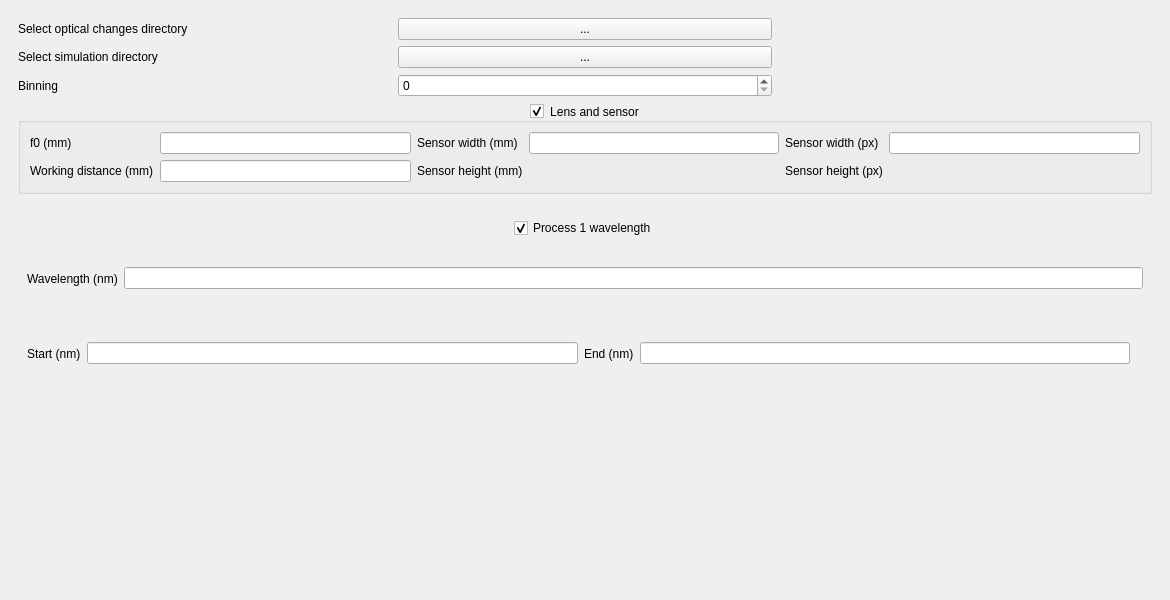
<?xml version="1.0" encoding="UTF-8"?>
<ui version="4.0">
 <class>MainWindow</class>
 <widget class="QMainWindow" name="MainWindow">
  <property name="geometry">
   <rect>
    <x>0</x>
    <y>0</y>
    <width>1170</width>
    <height>600</height>
   </rect>
  </property>
  <property name="windowTitle">
   <string>MainWindow</string>
  </property>
  <widget class="QWidget" name="centralwidget">
   <layout class="QGridLayout" name="gridLayout">
    <item row="2" column="0" colspan="2">
     <widget class="QWidget" name="widget_2" native="true">
      <layout class="QGridLayout" name="gridLayout_5">
       <item row="0" column="1">
        <widget class="QCheckBox" name="_process_single_lambda">
         <property name="text">
          <string>Process 1 wavelength</string>
         </property>
         <property name="checked">
          <bool>true</bool>
         </property>
        </widget>
       </item>
       <item row="0" column="0">
        <spacer name="horizontalSpacer">
         <property name="orientation">
          <enum>Qt::Horizontal</enum>
         </property>
         <property name="sizeHint" stdset="0">
          <size>
           <width>40</width>
           <height>20</height>
          </size>
         </property>
        </spacer>
       </item>
       <item row="0" column="2">
        <spacer name="horizontalSpacer_2">
         <property name="orientation">
          <enum>Qt::Horizontal</enum>
         </property>
         <property name="sizeHint" stdset="0">
          <size>
           <width>40</width>
           <height>20</height>
          </size>
         </property>
        </spacer>
       </item>
       <item row="1" column="0" colspan="3">
        <widget class="QWidget" name="_widget_single_wavelength" native="true">
         <layout class="QHBoxLayout" name="horizontalLayout_2">
          <item>
           <widget class="QLabel" name="label_5">
            <property name="text">
             <string>Wavelength (nm)</string>
            </property>
           </widget>
          </item>
          <item>
           <widget class="QLineEdit" name="_wavelength"/>
          </item>
         </layout>
        </widget>
       </item>
       <item row="2" column="0" colspan="3">
        <widget class="QWidget" name="_widget_multiple_wavelength" native="true">
         <layout class="QHBoxLayout" name="horizontalLayout">
          <item>
           <widget class="QLabel" name="label_11">
            <property name="text">
             <string>Start (nm)</string>
            </property>
           </widget>
          </item>
          <item>
           <widget class="QLineEdit" name="_w_start"/>
          </item>
          <item>
           <widget class="QLabel" name="label_12">
            <property name="text">
             <string>End (nm)</string>
            </property>
           </widget>
          </item>
          <item>
           <widget class="QLineEdit" name="_w_end"/>
          </item>
          <item>
           <widget class="QLabel" name="label_13">
            <property name="text">
             <string/>
            </property>
           </widget>
          </item>
         </layout>
        </widget>
       </item>
      </layout>
     </widget>
    </item>
    <item row="3" column="0" colspan="2">
     <widget class="QLabel" name="_progress">
      <property name="font">
       <font>
        <bold>true</bold>
       </font>
      </property>
      <property name="text">
       <string/>
      </property>
      <property name="alignment">
       <set>Qt::AlignCenter</set>
      </property>
     </widget>
    </item>
    <item row="0" column="0" colspan="2">
     <widget class="QWidget" name="widget" native="true">
      <layout class="QGridLayout" name="gridLayout_2">
       <item row="2" column="1">
        <widget class="QSpinBox" name="_binning"/>
       </item>
       <item row="1" column="0">
        <widget class="QLabel" name="label">
         <property name="text">
          <string>Select simulation directory</string>
         </property>
        </widget>
       </item>
       <item row="2" column="0">
        <widget class="QLabel" name="label_2">
         <property name="text">
          <string>Binning</string>
         </property>
        </widget>
       </item>
       <item row="3" column="0" colspan="3">
        <widget class="QGroupBox" name="_model_lens">
         <property name="title">
          <string>Lens and sensor</string>
         </property>
         <property name="alignment">
          <set>Qt::AlignCenter</set>
         </property>
         <property name="checkable">
          <bool>true</bool>
         </property>
         <layout class="QGridLayout" name="gridLayout_3">
          <item row="0" column="3">
           <widget class="QLineEdit" name="_sensor_width_mm"/>
          </item>
          <item row="1" column="1">
           <widget class="QLineEdit" name="_working_distance"/>
          </item>
          <item row="0" column="1">
           <widget class="QLineEdit" name="_f0"/>
          </item>
          <item row="0" column="0">
           <widget class="QLabel" name="label_3">
            <property name="text">
             <string>f0 (mm)</string>
            </property>
           </widget>
          </item>
          <item row="1" column="0">
           <widget class="QLabel" name="label_4">
            <property name="text">
             <string>Working distance (mm)</string>
            </property>
           </widget>
          </item>
          <item row="0" column="5">
           <widget class="QLineEdit" name="_sensor_width_px"/>
          </item>
          <item row="0" column="2">
           <widget class="QLabel" name="label_6">
            <property name="text">
             <string>Sensor width (mm)</string>
            </property>
           </widget>
          </item>
          <item row="0" column="4">
           <widget class="QLabel" name="label_7">
            <property name="text">
             <string>Sensor width (px)</string>
            </property>
           </widget>
          </item>
          <item row="1" column="2">
           <widget class="QLabel" name="label_8">
            <property name="text">
             <string>Sensor height (mm)</string>
            </property>
           </widget>
          </item>
          <item row="1" column="3">
           <widget class="QLabel" name="_sensor_height_mm">
            <property name="text">
             <string/>
            </property>
           </widget>
          </item>
          <item row="1" column="4">
           <widget class="QLabel" name="label_10">
            <property name="text">
             <string>Sensor height (px)</string>
            </property>
           </widget>
          </item>
          <item row="1" column="5">
           <widget class="QLabel" name="_sensor_height_px">
            <property name="text">
             <string/>
            </property>
           </widget>
          </item>
         </layout>
        </widget>
       </item>
       <item row="1" column="2">
        <widget class="QLabel" name="_dir_simu_path">
         <property name="text">
          <string/>
         </property>
        </widget>
       </item>
       <item row="1" column="1">
        <widget class="QPushButton" name="_dir_simu">
         <property name="text">
          <string>...</string>
         </property>
        </widget>
       </item>
       <item row="0" column="0">
        <widget class="QLabel" name="label_9">
         <property name="text">
          <string>Select optical changes directory</string>
         </property>
        </widget>
       </item>
       <item row="0" column="1">
        <widget class="QPushButton" name="_dir_optical_changes">
         <property name="text">
          <string>...</string>
         </property>
        </widget>
       </item>
       <item row="0" column="2">
        <widget class="QLabel" name="_dir_optical_changes_path">
         <property name="text">
          <string/>
         </property>
        </widget>
       </item>
      </layout>
     </widget>
    </item>
   </layout>
  </widget>
 </widget>
 <resources/>
 <connections/>
</ui>
